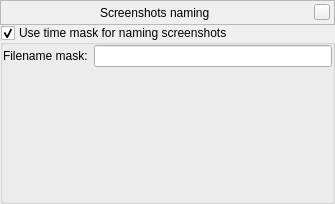
<?xml version="1.0" encoding="UTF-8"?>
<ui version="4.0">
 <class>configureScreenshotsDialogForm</class>
 <widget class="QWidget" name="configureScreenshotsDialogForm">
  <property name="geometry">
   <rect>
    <x>0</x>
    <y>0</y>
    <width>335</width>
    <height>204</height>
   </rect>
  </property>
  <layout class="QVBoxLayout" name="verticalLayout">
   <property name="spacing">
    <number>0</number>
   </property>
   <property name="leftMargin">
    <number>0</number>
   </property>
   <property name="topMargin">
    <number>0</number>
   </property>
   <property name="rightMargin">
    <number>0</number>
   </property>
   <property name="bottomMargin">
    <number>0</number>
   </property>
   <item>
    <widget class="BarFrame" name="TitleBar">
     <property name="minimumSize">
      <size>
       <width>16</width>
       <height>25</height>
      </size>
     </property>
     <property name="maximumSize">
      <size>
       <width>16777215</width>
       <height>25</height>
      </size>
     </property>
     <property name="frameShape">
      <enum>QFrame::StyledPanel</enum>
     </property>
     <layout class="QHBoxLayout">
      <property name="leftMargin">
       <number>0</number>
      </property>
      <property name="topMargin">
       <number>0</number>
      </property>
      <property name="rightMargin">
       <number>4</number>
      </property>
      <property name="bottomMargin">
       <number>0</number>
      </property>
      <item>
       <spacer>
        <property name="orientation">
         <enum>Qt::Horizontal</enum>
        </property>
        <property name="sizeHint" stdset="0">
         <size>
          <width>40</width>
          <height>20</height>
         </size>
        </property>
       </spacer>
      </item>
      <item>
       <widget class="QLabel" name="stelWindowTitle">
        <property name="palette">
         <palette>
          <active/>
          <inactive/>
          <disabled/>
         </palette>
        </property>
        <property name="font">
         <font/>
        </property>
        <property name="text">
         <string>Screenshots naming</string>
        </property>
       </widget>
      </item>
      <item>
       <spacer>
        <property name="orientation">
         <enum>Qt::Horizontal</enum>
        </property>
        <property name="sizeHint" stdset="0">
         <size>
          <width>40</width>
          <height>20</height>
         </size>
        </property>
       </spacer>
      </item>
      <item>
       <widget class="QPushButton" name="closeStelWindow">
        <property name="minimumSize">
         <size>
          <width>16</width>
          <height>16</height>
         </size>
        </property>
        <property name="maximumSize">
         <size>
          <width>16</width>
          <height>16</height>
         </size>
        </property>
        <property name="focusPolicy">
         <enum>Qt::NoFocus</enum>
        </property>
        <property name="text">
         <string/>
        </property>
       </widget>
      </item>
     </layout>
    </widget>
   </item>
   <item>
    <widget class="QGroupBox" name="useDateTimeFileMask">
     <property name="title">
      <string>Use time mask for naming screenshots</string>
     </property>
     <property name="checkable">
      <bool>true</bool>
     </property>
     <layout class="QGridLayout" name="gridLayout">
      <property name="leftMargin">
       <number>0</number>
      </property>
      <property name="topMargin">
       <number>0</number>
      </property>
      <property name="rightMargin">
       <number>0</number>
      </property>
      <property name="bottomMargin">
       <number>0</number>
      </property>
      <item row="0" column="0">
       <widget class="QLabel" name="labelMask">
        <property name="text">
         <string>Filename mask:</string>
        </property>
       </widget>
      </item>
      <item row="1" column="0">
       <spacer name="verticalSpacer">
        <property name="orientation">
         <enum>Qt::Vertical</enum>
        </property>
        <property name="sizeHint" stdset="0">
         <size>
          <width>20</width>
          <height>40</height>
         </size>
        </property>
       </spacer>
      </item>
      <item row="0" column="1">
       <widget class="QLineEdit" name="maskLineEdit">
        <property name="inputMethodHints">
         <set>Qt::ImhDate|Qt::ImhTime</set>
        </property>
        <property name="inputMask">
         <string notr="true"/>
        </property>
        <property name="text">
         <string notr="true"/>
        </property>
       </widget>
      </item>
     </layout>
    </widget>
   </item>
  </layout>
 </widget>
 <customwidgets>
  <customwidget>
   <class>BarFrame</class>
   <extends>QFrame</extends>
   <header>Dialog.hpp</header>
   <container>1</container>
  </customwidget>
 </customwidgets>
 <resources/>
 <connections/>
</ui>
